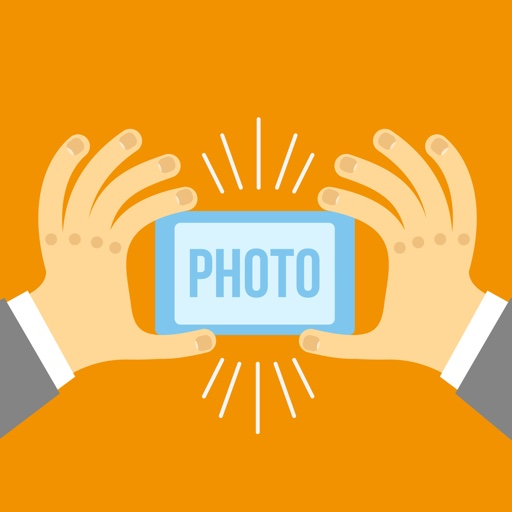
#> input picture img_filters/im.jpg, 512 x 512 px, found by its file name
$ python high_low.py
#> lines starting #> are read from the running program, lines starting #| are printed output that depends on the picture
# Low pass -> Smoothing
# High Pass -> Edge
# Mask -> Simple windows

# Implement -> 1) mean, max, min, median 2) Weighted Mean

import imutils
import cv2
import numpy as np
# [7 lines of commented-out code are left out]

img = cv2.imread('./im.jpg')
#> img is the input picture: shape (512, 512, 3); mean B, G, R 60.2, 167.3, 234.3

kernel = np.ones((5,5), np.float32)/45

dst = cv2.filter2D(img, -1, kernel)
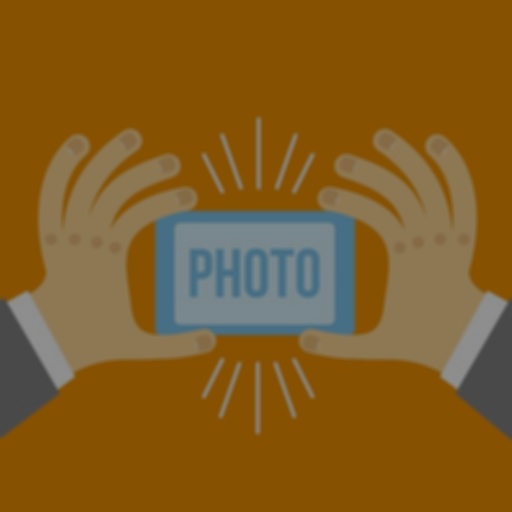
#> dst: shape (512, 512, 3); mean B, G, R 33.4, 92.9, 130

cv2.imshow("Destination", dst)

cv2.waitKey(0)
